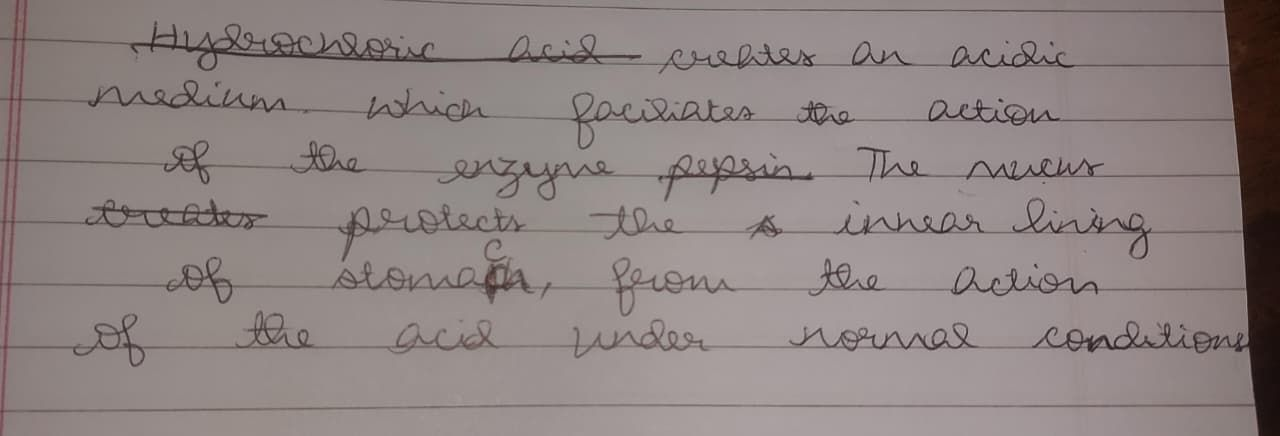
#> input picture test-images/WhatsApp Image 2025-08-25 at 14.31.34_8d482b42.jpg, 1280 x 436 px
$ python -i core.py   (imports and definitions only)
#> lines starting #> are read from the running program, lines starting #| are printed output that depends on the picture; after the words box and inside, x2 and y2 are one past the last pixel; in counts of white or black regions, pixels touching at a corner belong together
#> further down, picture is the input picture: shape (436, 1280, 3); mean B, G, R 129.8, 130.9, 141.7
# src/preprocessing/core.py
import cv2, numpy as np
from dataclasses import dataclass
from typing import Optional
from .models import ProcessingResult  # as in your repo

# --- NEW: safe helpers -------------------------------------------------
def _deskew(gray: np.ndarray) -> np.ndarray:
    # robust deskew using minAreaRect
    coords = np.column_stack(np.where(gray < 255))
#> coords = 558080 pairs, first value 0 to 435, second value 0 to 1279
    if coords.size == 0:
        return gray
    angle = cv2.minAreaRect(coords)[-1]
#> angle = -90
    angle = -(90 + angle) if angle < -45 else -angle
#> angle = 0
    h, w = gray.shape
#> h = 436; w = 1280
    M = cv2.getRotationMatrix2D((w // 2, h // 2), angle, 1.0)
#> M = [[1, 0, 0], [0, 1, 0]]
    return cv2.warpAffine(gray, M, (w, h), flags=cv2.INTER_CUBIC, borderMode=cv2.BORDER_REPLICATE)

def preprocess_safe(bgr: np.ndarray) -> np.ndarray:
    gray = cv2.cvtColor(bgr, cv2.COLOR_BGR2GRAY)
    gray = _deskew(gray)
    clahe = cv2.createCLAHE(clipLimit=2.0, tileGridSize=(8, 8))
    gray = clahe.apply(gray)
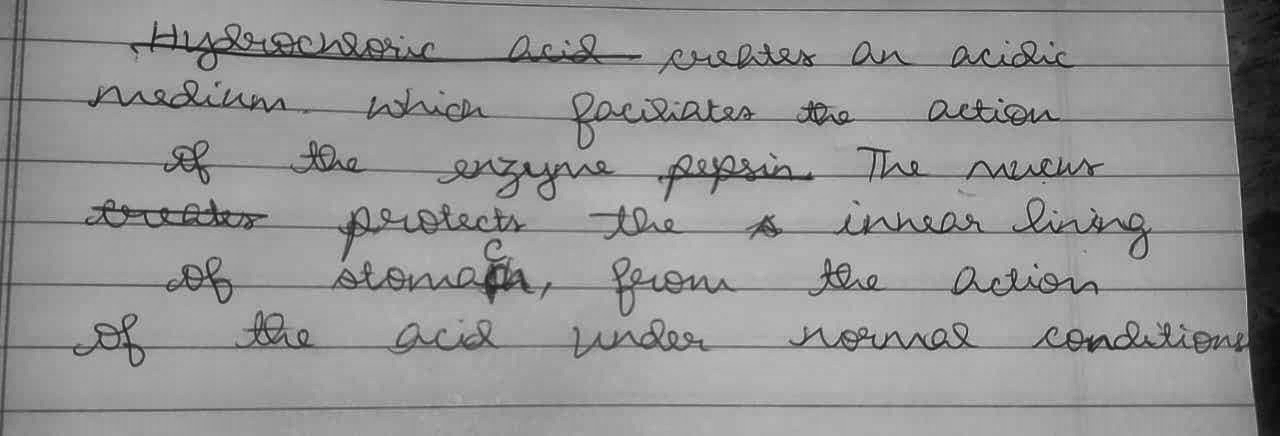
#> gray: shape (436, 1280); min 9, max 203, mean 147.9
    gray = cv2.bilateralFilter(gray, 5, 30, 30)
    binv = cv2.adaptiveThreshold(
        gray, 255, cv2.ADAPTIVE_THRESH_GAUSSIAN_C, cv2.THRESH_BINARY_INV, 31, 15
    )
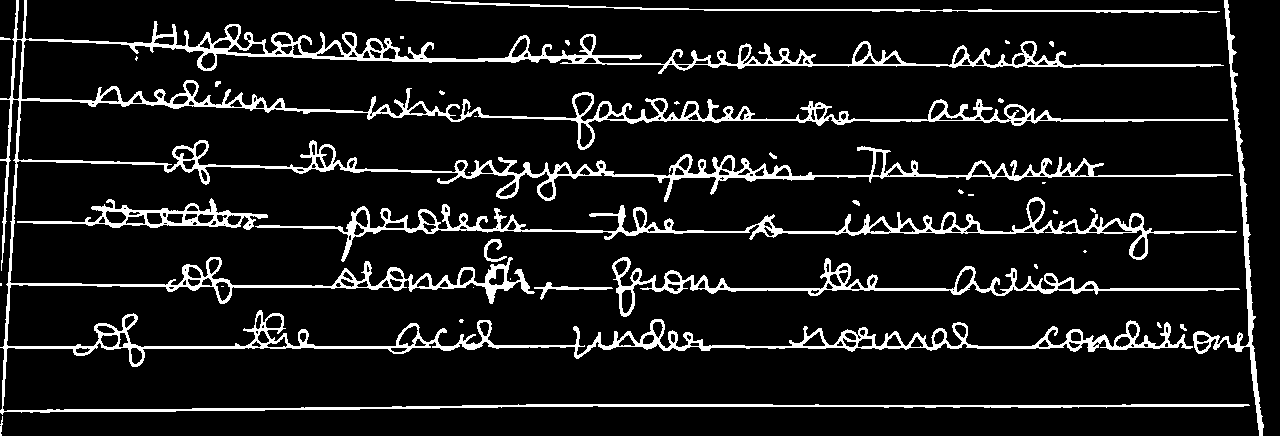
#> binv: shape (436, 1280); 10.1% white; 37 white regions (20 under 20 px), largest, box (x1, y1, x2, y2) and area: (0, 0, 1250, 415) 39193, (255, 197, 1237, 262) 6310, (612, 257, 1240, 317) 3955
    binv = cv2.morphologyEx(binv, cv2.MORPH_CLOSE, np.ones((2, 2), np.uint8))
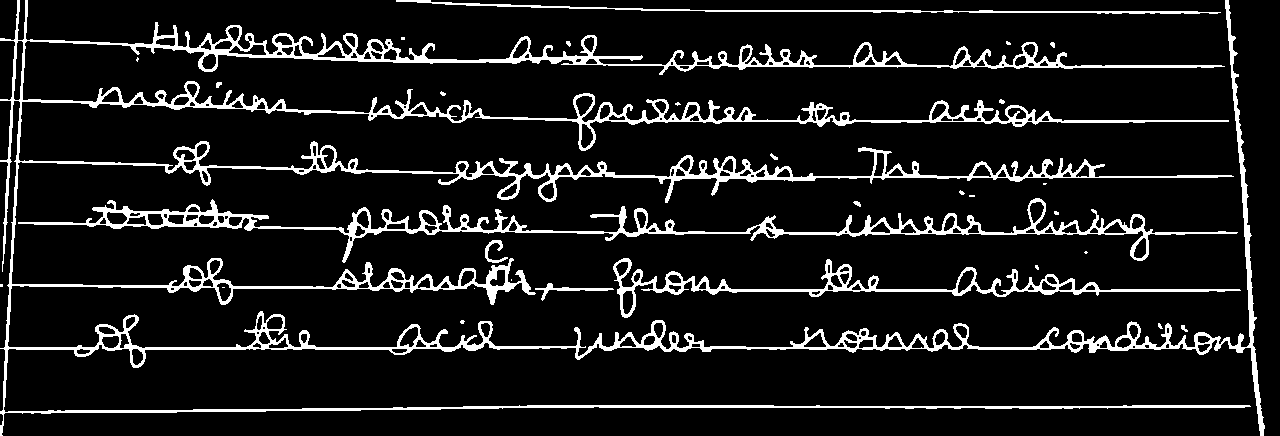
#> binv: shape (436, 1280); 10.2% white; 30 white regions (17 under 20 px), largest, box (x1, y1, x2, y2) and area: (0, 0, 1265, 436) 42139, (18, 198, 1238, 263) 8394, (613, 258, 1241, 318) 3992
    binv = cv2.morphologyEx(binv, cv2.MORPH_OPEN,  np.ones((2, 2), np.uint8))
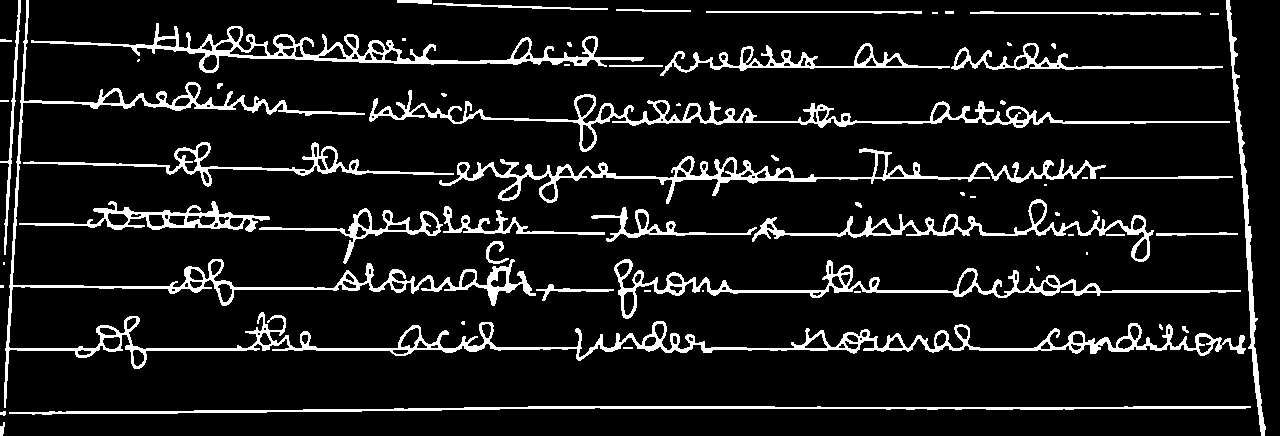
#> binv: shape (436, 1280); 10.1% white; 64 white regions (25 under 20 px), largest, box (x1, y1, x2, y2) and area: (4, 0, 1246, 408) 14925, (369, 90, 1230, 152) 5056, (439, 148, 1106, 204) 4964
    return binv
# -----------------------------------------------------------------------

class DocumentPreprocessor:
    def __init__(self, cfg):
        self.cfg = cfg

    def run(self, bgr: np.ndarray) -> ProcessingResult:
        """
        Returns a ProcessingResult with at least:
          - .ok (bool)
          - .binary (np.ndarray, uint8 0/255, text=white pixels)
          - .meta (dict)  # add any timing/flags here
        """
        try:
            if getattr(self.cfg, "SAFE_PREPROCESS", True):
                binv = preprocess_safe(bgr)
                return ProcessingResult(ok=True, binary=binv, meta={"mode": "safe"})
            else:
                # fall back to your ORIGINAL path (HSV isolate + line removal + inpaint)
                binv = self._original_pipeline(bgr)   # <-- call your existing method
                return ProcessingResult(ok=True, binary=binv, meta={"mode": "original"})
        except Exception as e:
            return ProcessingResult(ok=False, binary=None, meta={"error": f"{type(e).__name__}: {e}"})

>>> import cv2
>>> picture = cv2.imread('../../test-images/WhatsApp Image 2025-08-25 at 14.31.34_8d482b42.jpg')
>>> result = preprocess_safe(picture)

$ run again, on test-images/WhatsApp Image 2025-08-25 at 14.31.52_479fd187.jpg
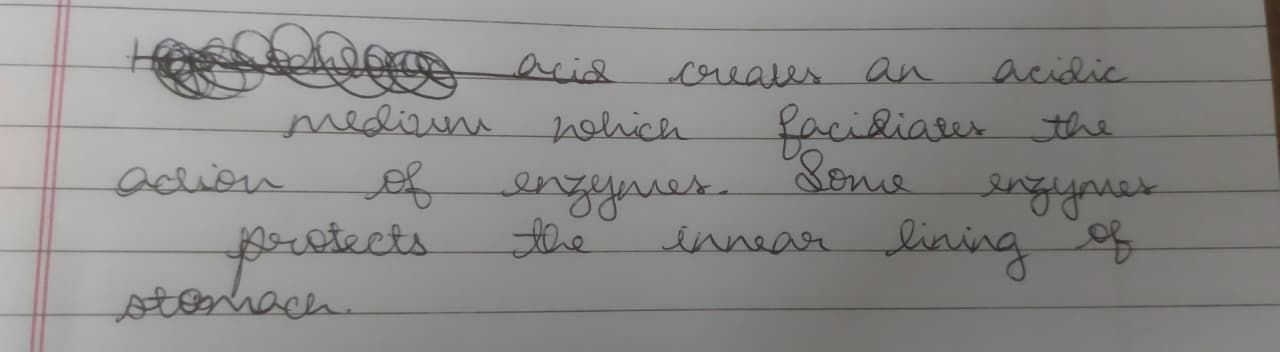
#> input picture test-images/WhatsApp Image 2025-08-25 at 14.31.52_479fd187.jpg, 1280 x 352 px
#> picture is the input picture: shape (352, 1280, 3); mean B, G, R 136.2, 137.9, 138.8
#> coords = 450560 pairs, first value 0 to 351, second value 0 to 1279
#> in _deskew, `angle = cv2.minAreaRect(coords)[-1]`: angle = -90
#> in _deskew, `angle = -(90 + angle) if angle < -45 else -angle`: angle = 0
#> M = [[1, 0, 0], [0, 1, 0]]
#> in preprocess_safe, `binv = cv2.adaptiveThreshold( gray, 255, cv2.ADAPTIVE_THRESH_GAUSSIAN_..`:
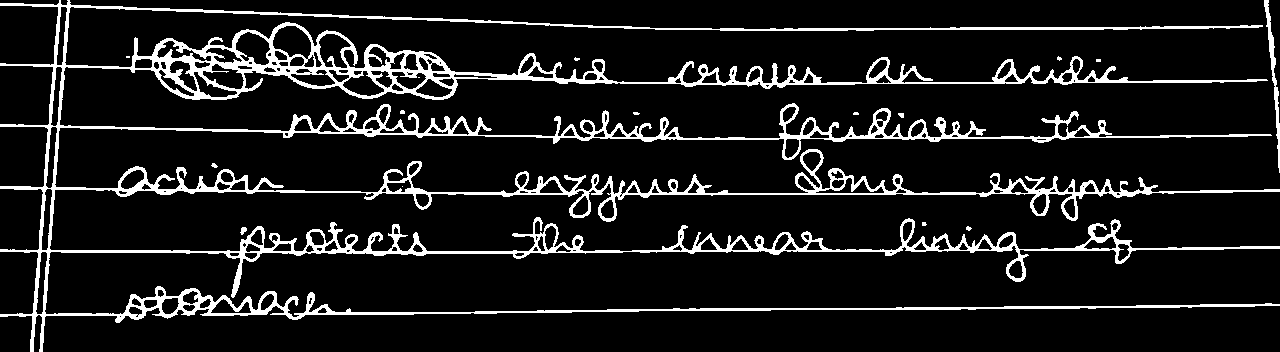
#> binv: shape (352, 1280); 10.6% white; 16 white regions (10 under 20 px), largest, box (x1, y1, x2, y2) and area: (0, 0, 1280, 352) 46703, (1264, 0, 1280, 173) 613, (240, 227, 247, 235) 36, (898, 113, 904, 118) 24, (211, 163, 218, 168) 22, (966, 226, 972, 231) 20
#> in preprocess_safe, `binv = cv2.morphologyEx(binv, cv2.MORPH_OPEN,  np.ones((2, 2), np.uint..`:
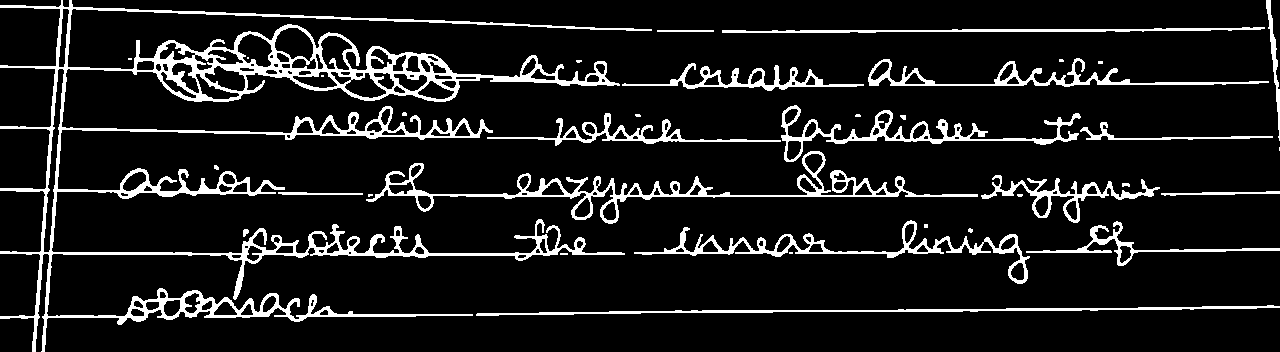
#> binv: shape (352, 1280); 10.5% white; 36 white regions (16 under 20 px), largest, box (x1, y1, x2, y2) and area: (0, 0, 652, 352) 24104, (366, 151, 978, 224) 4503, (634, 220, 1030, 284) 2880

$ run again, on test-images/WhatsApp Image 2025-08-25 at 14.31.57_be25f4c9.jpg
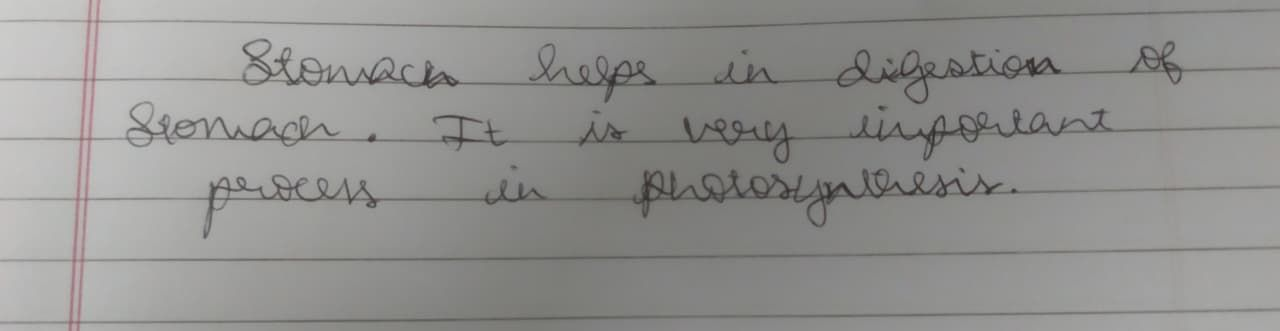
#> input picture test-images/WhatsApp Image 2025-08-25 at 14.31.57_be25f4c9.jpg, 1280 x 331 px
#> picture is the input picture: shape (331, 1280, 3); mean B, G, R 143.1, 145.2, 145.6
#> coords = 423680 pairs, first value 0 to 330, second value 0 to 1279
#> in _deskew, `angle = cv2.minAreaRect(coords)[-1]`: angle = -90
#> in _deskew, `angle = -(90 + angle) if angle < -45 else -angle`: angle = 0
#> M = [[1, 0, 0], [0, 1, 0]]
#> in preprocess_safe, `binv = cv2.adaptiveThreshold( gray, 255, cv2.ADAPTIVE_THRESH_GAUSSIAN_..`:
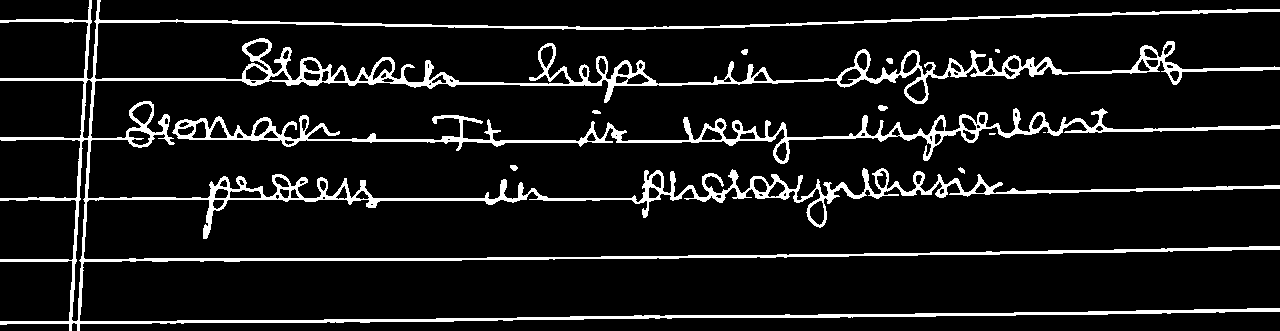
#> binv: shape (331, 1280); 9.4% white; 11 white regions (3 under 20 px), largest, box (x1, y1, x2, y2) and area: (0, 0, 1280, 331) 31963, (172, 108, 1280, 164) 7519, (878, 105, 888, 111) 45
#> in preprocess_safe, `binv = cv2.morphologyEx(binv, cv2.MORPH_OPEN,  np.ones((2, 2), np.uint..`:
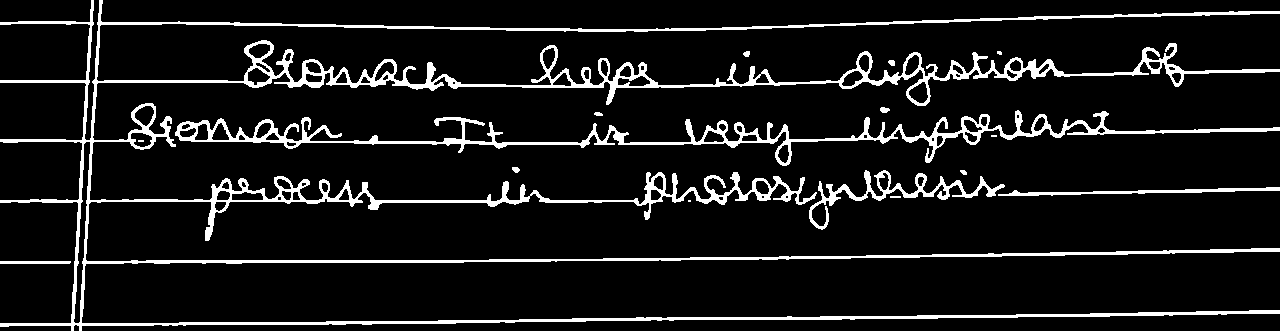
#> binv: shape (331, 1280); 9.4% white; 16 white regions (4 under 20 px), largest, box (x1, y1, x2, y2) and area: (0, 0, 1280, 331) 28998, (175, 110, 1280, 166) 7516, (809, 170, 1005, 230) 1795
